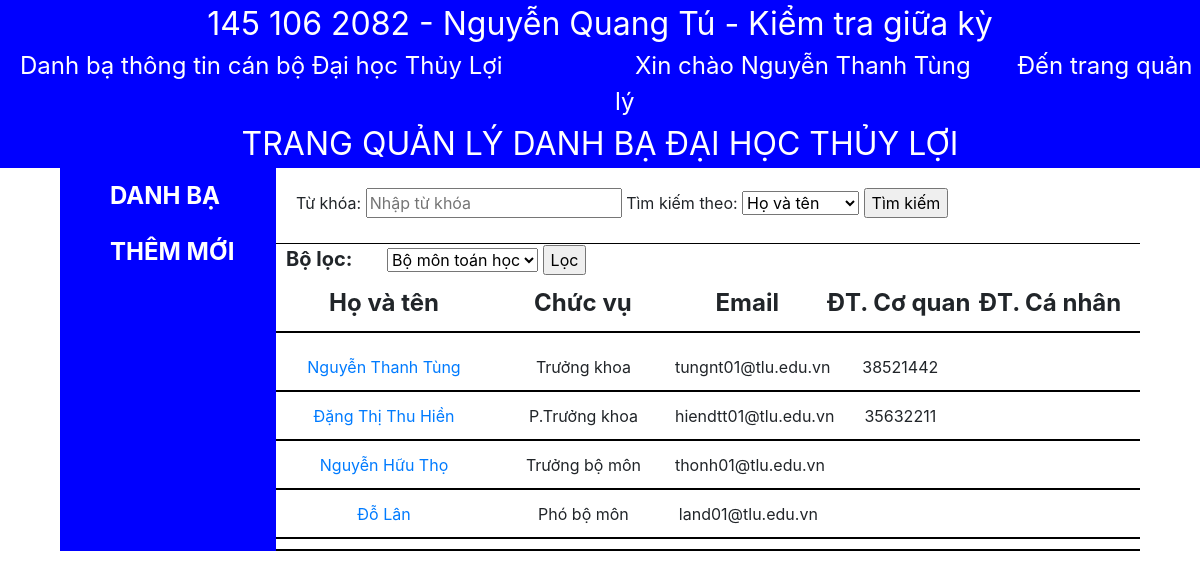
The page /manager.php (signed in) on the database its author committed.
### tables this page shows
CREATE TABLE `users` (
  `userid` int(10) NOT NULL,
  `username` varchar(50) NOT NULL,
  `userpass` varchar(50) NOT NULL,
  `email` varchar(50) NOT NULL,
  `workphone` bigint(20) DEFAULT NULL,
  `personalphone` bigint(20) DEFAULT NULL,
  `subunitid` int(10) NOT NULL,
  `adminstatus` tinyint(1) NOT NULL,
  `position` varchar(50) DEFAULT NULL
);

### info-row.php (the view, shortened to what this page needs)
<div class = "info-row _border">
	<div class = "info-row-style name-section ">
		<a href = "userinfo.php?id=<?php echo $row['userid']; ?>">
			<?php
				echo $row['username'];
			?>
		</a>
	</div>
	<div class = "info-row-style pos-section ">
		<?php
			echo $row['position'];
		?>
	</div>
	<div class = "info-row-style same-section ">
		<?php
			echo $row['email'];
		?>
	</div>
	<div class = "info-row-style same-section">
		<?php
			if($row['workphone'] == 0)
			{
				echo "";
			}
			else echo $row['workphone'];
		?>
	</div>
</div>

### manager.php (shortened to what this page needs)
<!DOCTYPE html>
<html lang = "en">
	<head>
		<link rel="stylesheet" href="https://maxcdn.bootstrapcdn.com/bootstrap/4.5.2/css/bootstrap.min.css">
		<link rel="stylesheet" href="style.css">
	</head>
	<body>
		<?php
			include ('header.php');
		?>
		<div class = "header">
			<div class = "sv_banner">
				TRANG QUẢN LÝ DANH BẠ ĐẠI HỌC THỦY LỢI
			</div>
		</div>
		<div class = "body">
			<div class = "manager">
				<div class = "navigator-col">
					<ul>
						<li class = "no-decor">
							<a href = "#" CLASS = "navigator-item">
								<b>
									DANH BẠ
								</b>
							</a>
						</li>
						<li class = "no-decor">
							<a href = "add.php" CLASS = "navigator-item">
								<b>
									THÊM MỚI
								</b>
							</a>
						</li>
					</ul>
				</div>
				<div class = "information-col">
					<div class = "search-section">
						<form method = "POST" action = "manager.php">
							<label>
								Từ khóa:
							</label>
							<input type = "text" name = "searchbox" placeholder = "Nhập từ khóa">
							<label>
								Tìm kiếm theo:
							</label>
							<select name = "kw-type">
								<option value="username">Họ và tên</option>
							</select>
							<input type = "submit" value = "Tìm kiếm" name = "search-btn">
						</form>
					</div>
					<div class = "filter-section">
						<form method = "POST" action = "manager.php">
							<b>
								Bộ lọc:
							</b>
							<select id = "unit-type" name = "unit-type">
								<?php
									require_once('mysqli_connect.php');
									$query = "select * from `subunit`";
									$q = mysqli_stmt_init($dbcon);
									mysqli_stmt_prepare($q, $query);
									mysqli_stmt_execute($q);
									$result = mysqli_stmt_get_result($q);
									while($row = mysqli_fetch_array($result, MYSQLI_ASSOC))
									{
										echo '<option value="' .$row['subid'].  '">' .$row['subname']. '</option>';
									}
								?>
							</select>
							<input type = "submit" value = "Lọc" name ="filter-btn">
						</form>
					</div>
					<div class = "infor-manager-section">
						<div class = "info-table">
							<div class = "info-header _border">
								<div class = "header-row-style name-section ">
									Họ và tên
								</div>
								<div class = "header-row-style pos-section ">
									Chức vụ
								</div>
								<div class = "header-row-style same-section ">
									Email
								</div>
								<div class = "header-row-style same-section ">
									ĐT. Cơ quan
								</div>
								<div class = "header-row-style same-section ">
									ĐT. Cá nhân
								</div>
							</div>
							<div class = "info-row _border">
								<?php
									require_once('mysqli_connect.php');
									$query = "";
									if($_SERVER['REQUEST_METHOD'] == "POST")
									{
										if(isset($_POST['search-btn']))
										{
											$query = "select * from `users` where " . $_POST['kw-type'] . "='" . $_POST['searchbox'] . "'";
										}
										if(isset($_POST['filter-btn']))
										{
											$query = "select * from `users` where `subunitid` = '" . $_POST['unit-type'] . "'";
										}
									}
									else $query = "select * from users";
									$q = mysqli_stmt_init($dbcon);
									mysqli_stmt_prepare($q, $query);
									mysqli_stmt_execute($q);
									$result = mysqli_stmt_get_result($q);
									while($row = mysqli_fetch_array($result, MYSQLI_ASSOC))
									{
										include('info-row.php');
									}
								?>
							</div>
						</div>
					</div>
				</div>
			</div>
		</div>
	</body>
</html>

### header.php
<div class = "header">
	<div class = "sv_banner">
		145 106 2082 - Nguyễn Quang Tú - Kiểm tra giữa kỳ
	</div>
	<div class = "row top-row">
		<div class = "col-6 left-header">
			<a href = "index.php" class = "no-decor home-link">
				Danh bạ thông tin cán bộ Đại học Thủy Lợi
			</a>
		</div>
		<div class = "col-6">
			<div class = "manager-guest">
				<?php
					if(!isset($_SESSION['uname']))
					{
						echo '<a href = "login.php" class = "button-like-link no-decor">';
							echo 'Đăng nhập';
						echo '</a>';
					}
					else
					{
						echo '<a href = "logout.php" class = "no-decor home-link">';
							echo 'Xin chào ' . $_SESSION['uname'];
						echo '</a>';
						echo '<a href = "manager.php" class = "no-decor home-link">
								Đến trang quản lý
							</a>';
					}
				?>
			</div>
		</div>
	</div>
</div>

### style.css (style rules this page uses)
.no-decor { list-style-type: none; text-decoration: none; }
.sv_banner { width: 100%; text-align: center; font-size: 32px; background-color: blue; color: white; }
.home-link { padding-left: 20px; padding-right: 20px; font-size: 24px; color: white; }
.top-row { background-color: blue; }
.body { margin-left: 5%; margin-right: 5%; width: 90%; }
._border { border-bottom: 2px solid black; }
.search-section { width: 100%; border-bottom: 1px solid black; padding: 20px; }
.header-row-style { font-size: 24px; text-align: center; display: inline-block; font-weight: bold; padding: 10px 0 10px 0; }
.name-section { width: 25%; }
.pos-section { width: 20%; }
.same-section { width: 17%; }
.info-row-style { font-size: 16px; text-align: center; display: inline-block; }
.manager-guest { display: block; }
.manager { display: flex; width: 100%; }
.navigator-col { flex: 1; max-width: 20%; background-color: blue; }
.navigator-col li { padding: 10px; }
.navigator-item { color: white; font-size: 24px; }
.information-col { flex: 1; width: 80%; }
.filter-section b { font-size: 20px; padding-left: 10px; padding-right: 30px; }
.info-row { padding: 10px 0; font-size: 18px; }

### rows shown on the page
users: username "Nguyễn Thanh Tùng", position "Trưởng khoa", email "tungnt01@tlu.edu.vn", workphone "38521442"
users: username "Đặng Thị Thu Hiền", position "P.Trưởng khoa", email "hiendtt01@tlu.edu.vn", workphone "35632211"
users: username "Nguyễn Hữu Thọ", position "Trưởng bộ môn", email "thonh01@tlu.edu.vn"
users: username "Đỗ Lân", position "Phó bộ môn", email "land01@tlu.edu.vn"

### other values the page prints
$_SESSION['uname'] "Nguyễn Thanh Tùng"
form field unit-type "Bộ môn toán học"
